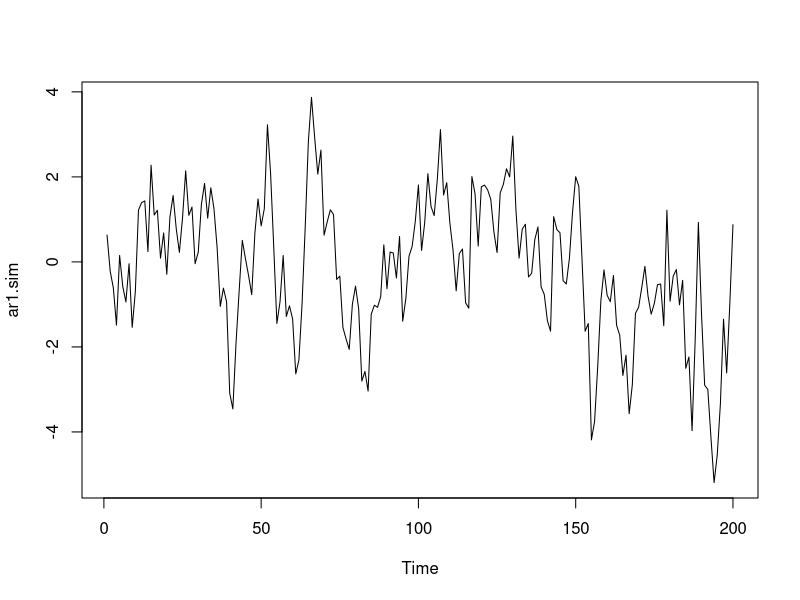
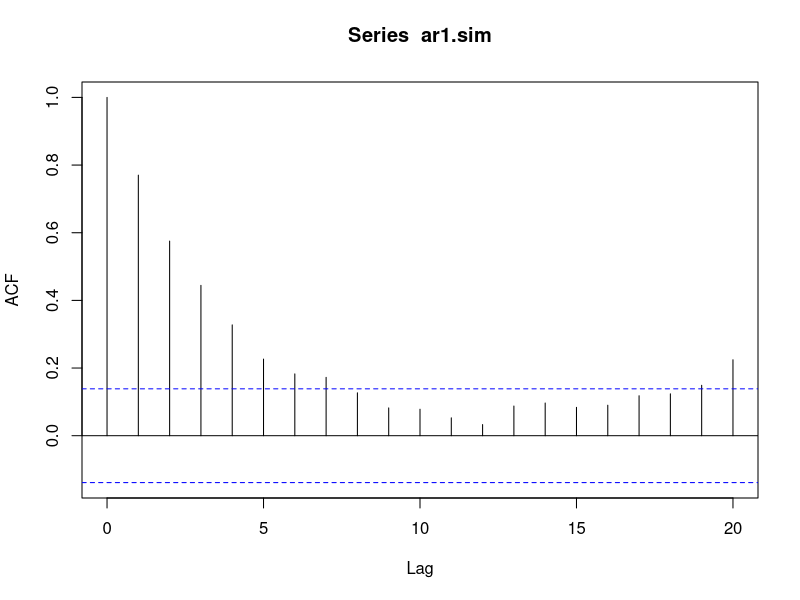
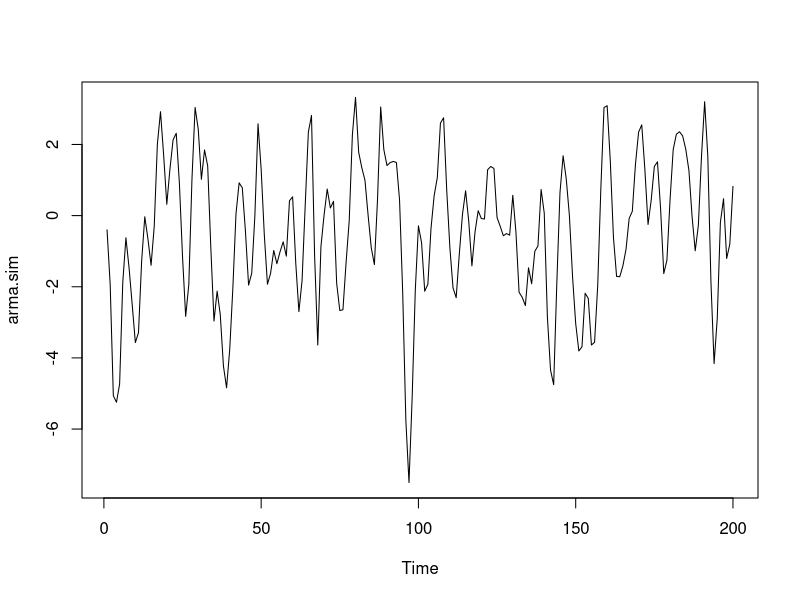
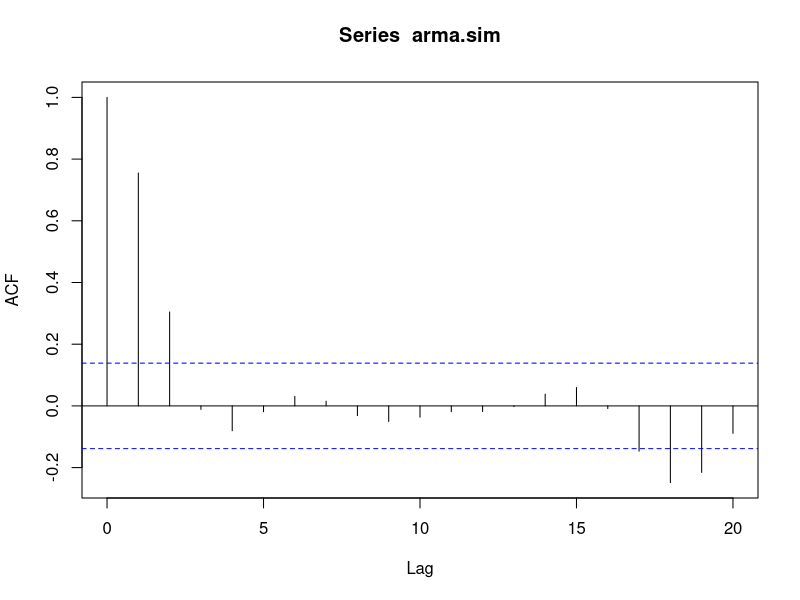

Write R code to recreate these figures, in order.
ar1.sim<-arima.sim(model=list(ar=c(.7)),n=200)
ts.plot(ar1.sim)
ar.acf<-acf(ar1.sim,20,type="correlation",plot=T)


arma.sim<-arima.sim(model=list(ar=c(.7,-.3),ma=c(.8,.4)),n=200)
ts.plot(arma.sim)
arma.acf<-acf(arma.sim,20,type="correlation",plot=T)